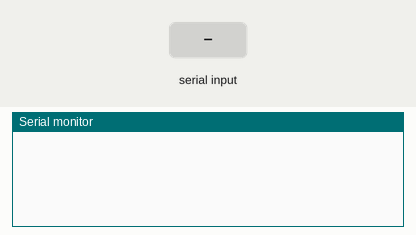
This sketch was run on a simulated Arduino Uno, built with avr-gcc and run on an emulated ATmega328P. Shown: the last lines printed to the serial monitor. The inputs (shaded band) are chosen by the test bench.

Above: at 1.2 s.
1.3 s: "1" received over Serial
At 3.0 s:
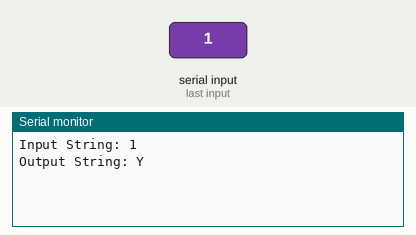
3.8 s: "0" received over Serial
At 5.2 s:
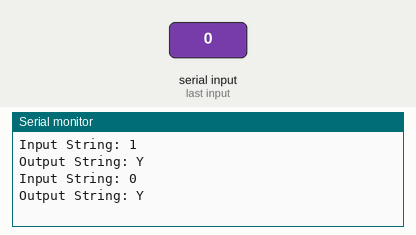
5.3 s: "2" received over Serial
At 7.3 s:
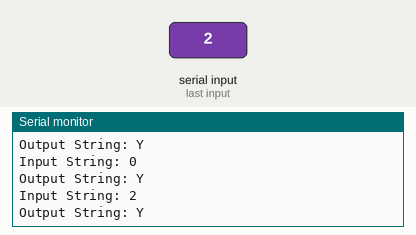

Measured:
- after the input at 1.3 s, the serial monitor: prints a new line after 1.0 s (image 1)
- after the input at 3.8 s, the serial monitor: prints a new line after 1.0 s (image 2)
- after the input at 5.3 s, the serial monitor: prints a new line after 1.0 s (image 3)

The sketch:

Program_No_2.ino
```cpp
/*
    April 28, 2024
    Make a program that will implement the following procedure:
    Input a string (ex. "Abanakakabasanapalako")
    a. If the number of characters of the string is odd, then change the last letter of the string to "Y" and output the new string.
    b. Otherwise, change the first letter of the string to "A" and output the new string.
    c. If the string contains "ka", change it with "do".
*/

String inputString = " ";
String outputString = " ";

void setup() {
    Serial.begin(9600);
}

void loop() {
    if (Serial.available() > 0) {
        inputString = Serial.readString();
        Serial.println("Input String: " + inputString);
        if (inputString.length() % 2 == 0) {
            outputString = "A" + inputString.substring(1);
        } else {
            outputString = inputString.substring(0, inputString.length() - 1) + "Y";
        }
        outputString.replace("ka", "do");
        Serial.println("Output String: " + outputString);
    }
}
```
